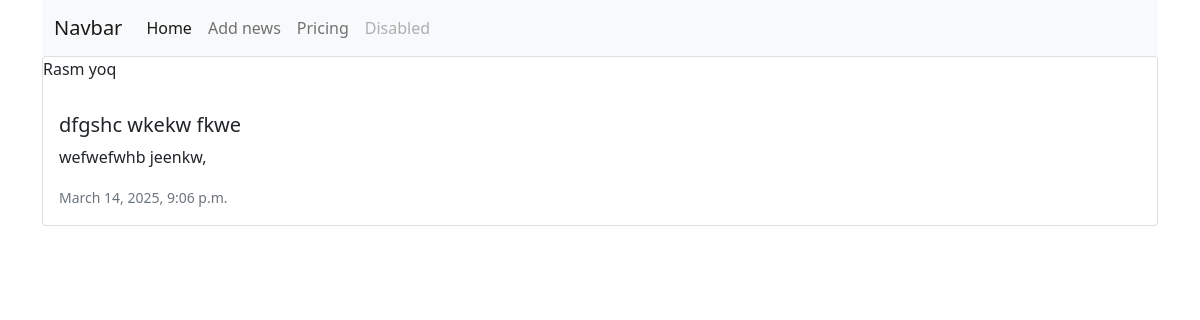
Page /new_about/7/ on the committed database.
### common/models.py (models this page shows, shortened)
class News(models.Model):
    title = models.CharField(max_length=50, verbose_name='news')
    context = models.TextField(blank=True)
    created_ed = models.DateTimeField(auto_now_add=True)
    updated_ed = models.DateTimeField(auto_now=True)
    category = models.ForeignKey(Categories, on_delete=models.CASCADE)
    photo = models.ImageField(upload_to='photos/%Y/%m/%d/',blank=True,null=True)
    is_bool = models.BooleanField(default=True)
    class Meta:
        verbose_name = "NEW"
        verbose_name_plural = "NEWS"
        ordering = ['-created_ed']

### common/views.py (the view)
# urls.py: path('new_about/<int:new_id>/',new_about,name='new_about'),
def new_about(request,new_id):
    new = News.objects.get(pk=new_id)
    context = {
        "new": new
    }
    return render(request=request,template_name='new_about.html',context=context)

### common/templates/new_about.html (shortened to what this page needs)
<!DOCTYPE html>
<html lang="en">
<head>
    <link href="https://cdn.jsdelivr.net/npm/bootstrap@5.0.2/dist/css/bootstrap.min.css" rel="stylesheet">
</head>
<body>
    <div class="container">
        <nav class="navbar navbar-expand-lg navbar-light bg-light">
            <div class="container-fluid">
              <a class="navbar-brand" href="#">Navbar</a>
              <div class="collapse navbar-collapse" id="navbarNav">
                <ul class="navbar-nav">
                  <li class="nav-item">
                    <a class="nav-link active" aria-current="page" href="{% url 'home' %}">Home</a>
                  </li>
                  <li class="nav-item">
                    <a class="nav-link" href="{% url 'add_news' %}">Add news</a>
                  </li>
                  <li class="nav-item">
                    <a class="nav-link" href="#">Pricing</a>
                  </li>
                  <li class="nav-item">
                    <a class="nav-link disabled" href="#" tabindex="-1" aria-disabled="true">Disabled</a>
                  </li>
                </ul>
              </div>
            </div>
          </nav>
          <div class="card mb-3">
            {% if i.photo %}
            <img src="{{ i.photo.url }}" alt="" width="300px" style="margin-top: 10px; margin-bottom: 10px; border-radius: 20%; height: 220px">
            {% else %}
                <p>Rasm yoq</p>
              {% endif %}
            <div class="card-body">
              <h5 class="card-title">{{new.title}}</h5>
              <p class="card-text">{{new.context}}</p>
              <p class="card-text"><small class="text-muted">{{new.created_ed}}</small></p>
            </div>
          </div>
    </div>
</body>
</html>

### rows in the picture
News: title "dfgshc wkekw fkwe", context "wefwefwhb jeenkw,", created_ed "March 14, 2025, 9:06 p.m."
